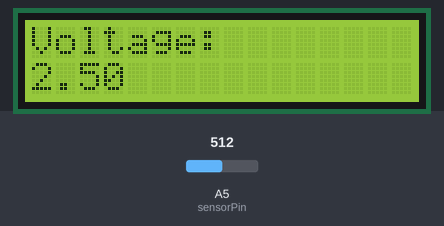
Simulated run of this sketch. Board: Arduino Uno, built with avr-gcc and run on an emulated ATmega328P. Shown: 16×2 character LCD. The test bench sets the inputs (shaded band); at power-on: A5 (sensorPin) = 512.

Above: at 1.2 s.
1.3 s: A5 (sensorPin) set to 716
At 1.6 s:
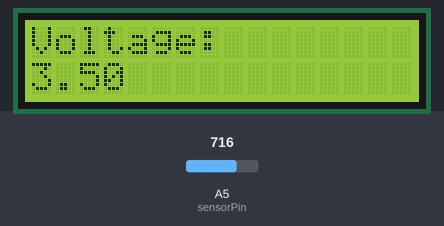
2.8 s: A5 (sensorPin) set to 900
At 4.0 s:
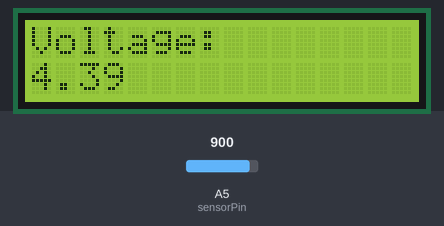
4.3 s: A5 (sensorPin) set to 1023
At 5.6 s:
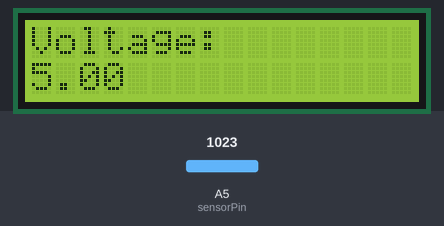
Timing chart, 0 to 7.3 s (numbered marks = the images above; inputs shaded):
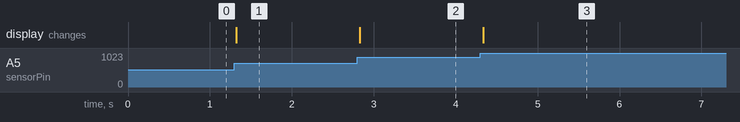

Measured:
- after the input at 1.3 s, the display: changes at once (image 1)
- after the input at 2.8 s, the display: changes at once (image 2)
- after the input at 4.3 s, the display: changes at once (image 3)

The sketch:

PHYS221_project.ino
```cpp
#include <LiquidCrystal.h>
float Vin = 0; //initializing voltage
const int sensorPin = A5; // setting Analog Pin 5 as a desired pin
float R1 = 100000; // 100K Resistor
float R2 = 10000; // 10K Resistor
float Vout = 0;
LiquidCrystal lcd(12, 11, 5, 4, 3, 2);

void setup() {
  // put your setup code here, to run once:
  lcd.begin(16,2);
  lcd.print("Voltage: ");
}

void loop() {
  // put your main code here, to run repeatedly:
  lcd.setCursor(0,1);
  Vout = analogRead(sensorPin) * (5/1024.0);
  Vin = Vout / (R2/(R1+R2));

  if (Vout < 0.05)
    Vout = 0.0;

  lcd.print(Vout);
  delay(250);
}
```
